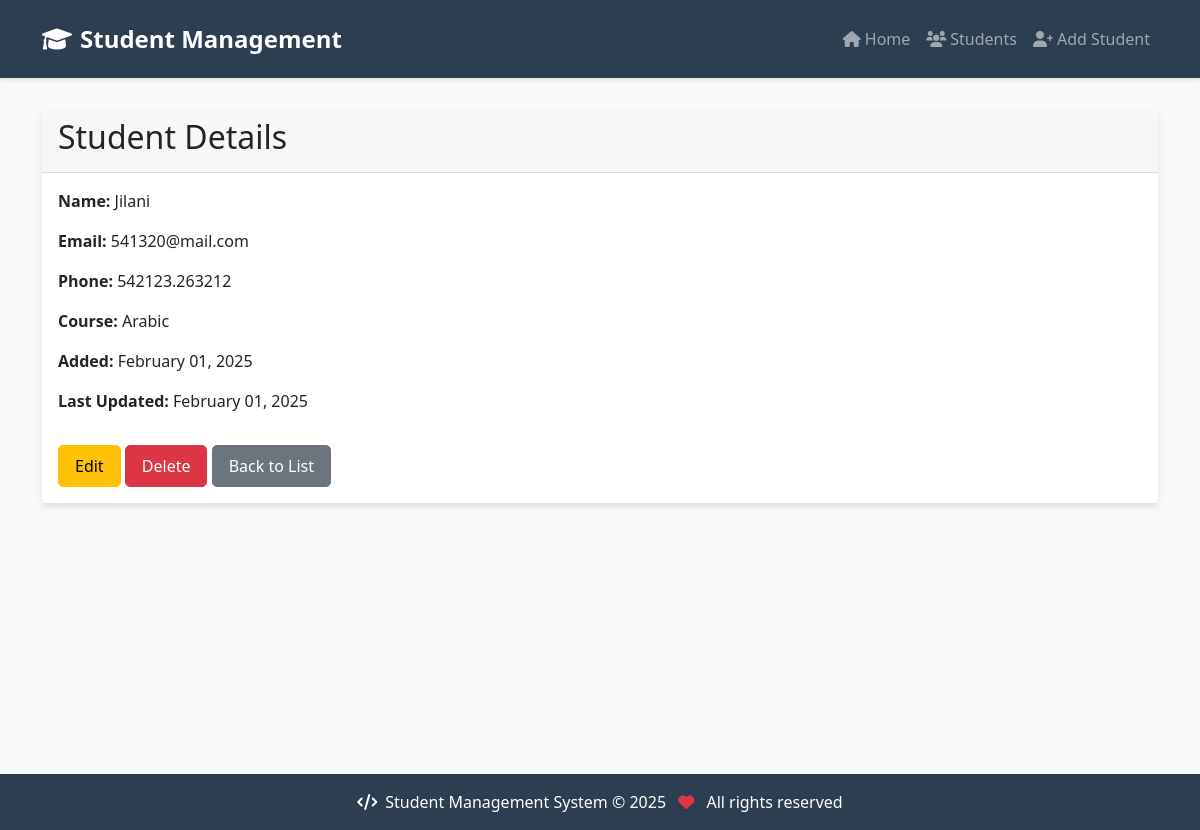
/student/8/, run on an earlier commit of the app's database.
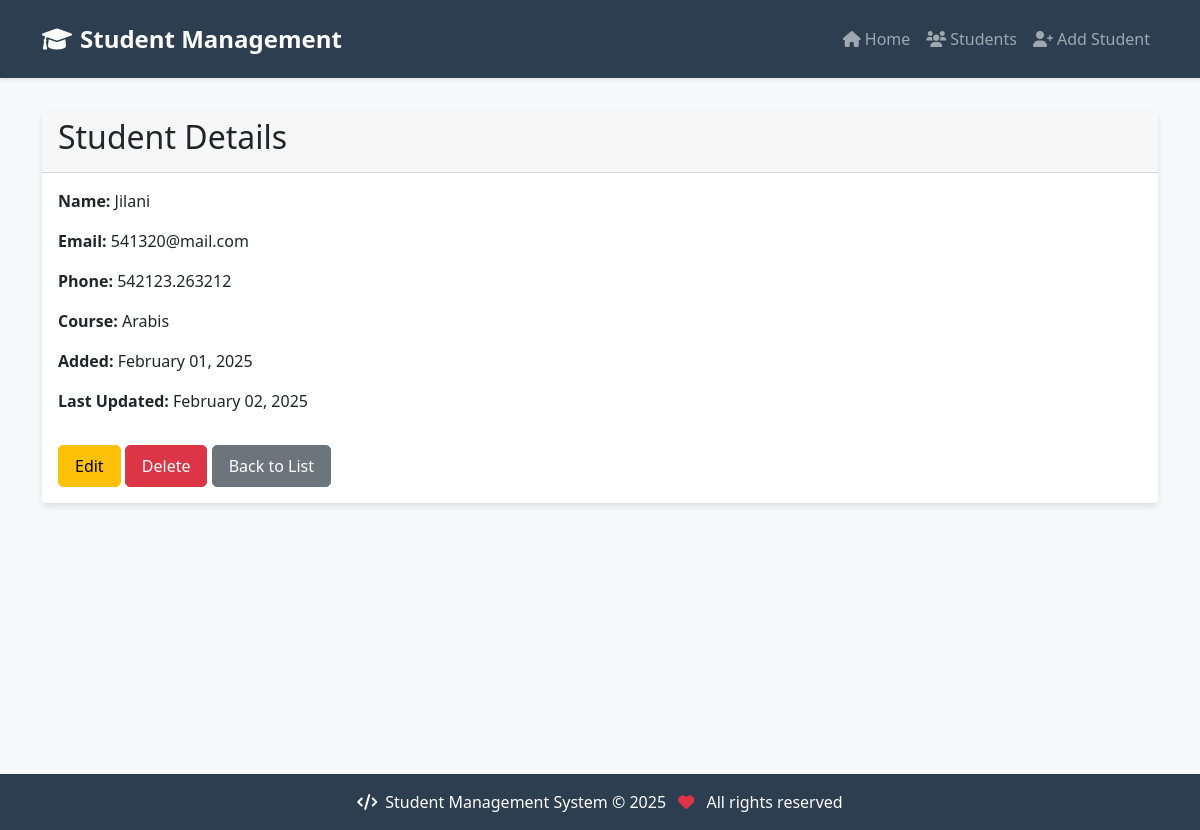
And on a later commit of the database.
### students/models.py (models this page shows, shortened)
class Student(models.Model):
    name = models.CharField(max_length=100)
    email = models.EmailField(unique=True)
    phone = models.CharField(max_length=15)
    course = models.CharField(max_length=50)
    created_at = models.DateTimeField(auto_now_add=True)
    updated_at = models.DateTimeField(auto_now=True)

### students/views.py (the view)
# urls.py: path('student/<int:pk>/', StudentDetailView.as_view(), name='student-detail'),
class StudentDetailView(DetailView):
    model = Student
    template_name = 'students/student_detail.html'

### students/templates/students/student_detail.html
{% extends 'students/base.html' %}
{% block content %}
<div class="card">
    <div class="card-header">
        <h2>Student Details</h2>
    </div>
    <div class="card-body">
        <div class="row">
            <div class="col-md-6">
                <p><strong>Name:</strong> {{ student.name }}</p>
                <p><strong>Email:</strong> {{ student.email }}</p>
                <p><strong>Phone:</strong> {{ student.phone }}</p>
                <p><strong>Course:</strong> {{ student.course }}</p>
                <p><strong>Added:</strong> {{ student.created_at|date:"F d, Y" }}</p>
                <p><strong>Last Updated:</strong> {{ student.updated_at|date:"F d, Y" }}</p>
            </div>
        </div>
        <div class="mt-3">
            <a href="{% url 'student-update' student.pk %}" class="btn btn-warning">Edit</a>
            <a href="{% url 'student-delete' student.pk %}" class="btn btn-danger">Delete</a>
            <a href="{% url 'student-list' %}" class="btn btn-secondary">Back to List</a>
        </div>
    </div>
</div>
{% endblock %}

What changed in the data, as far as the page shows it:
changed Student "Jilani": course "Arabic" → "Arabis"; updated_at "February 01, 2025" → "February 02, 2025"
